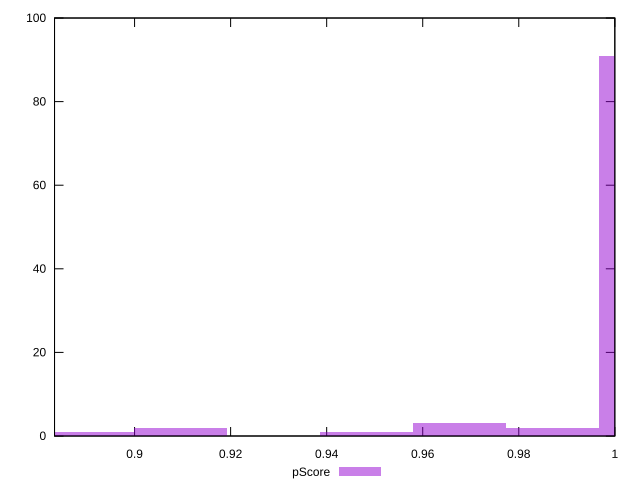

Generate this figure with gnuplot:
reset

$pScore <<EOF
1.0064290130431433 91
0.9870746089461597 2
0.8903025884612421 1
0.9677202048491762 3
0.9096569925582256 2
0.9483658007521927 1
EOF

set key outside below
set boxwidth 0.019354404096983524
set xrange [0.8833333333333333:1]
set yrange [0:100]
set trange [0:100]
set style fill transparent solid 0.5 noborder
set terminal svg size 640, 490 enhanced background rgb 'white'
set output "reports/report_00028_2021-02-24T12-49-42.674Z/unused-css-rules/samples/agenda/pScore/histogram.svg"

plot $pScore title "pScore" with boxes

reset
